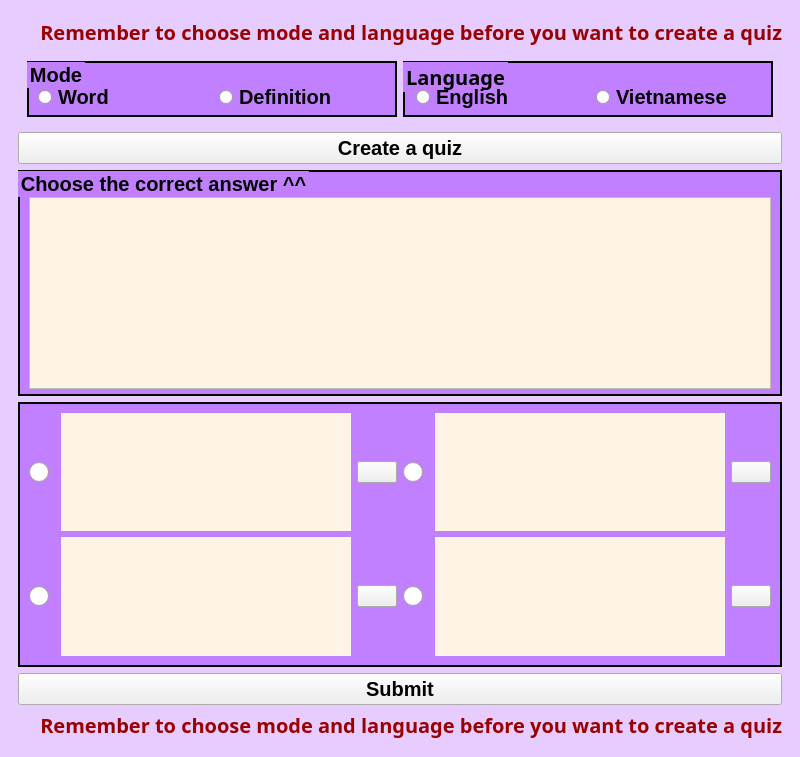
<?xml version="1.0" encoding="UTF-8"?>
<ui version="4.0">
 <class>quizwindow</class>
 <widget class="QMainWindow" name="quizwindow">
  <property name="geometry">
   <rect>
    <x>0</x>
    <y>0</y>
    <width>800</width>
    <height>757</height>
   </rect>
  </property>
  <property name="windowTitle">
   <string>Quiz</string>
  </property>
  <property name="styleSheet">
   <string notr="true">
#groupBox, #groupBox_2, #groupBox_3, #frame{
	font-weight: bold;
	background-color: #c180ff;
	border-width: 2px;
	border-style: solid;
}

#widget{
	background-color: #c180ff;
}

#buttonA, #buttonB, #buttonC, #buttonD{
	color: white;
 	font-weight: bold;
}
#radioButtonEng, #radioButtonViet, #radioButtonDef, #radioButtonWord, #submitButton, #pushButton, #groupBox, #groupBox_2, #groupBox_3{
	font-weight: bold;
	font-family: &quot;Colonna MT&quot;;
	font-size: 20px;
}
#label, #label_2{
	color: #990000;
	font-family: &quot;Colonna MT&quot;;
	font-size: 20px;
}
#pteA, #pteB, #pteC, #pteD, #plainTextEdit{
	background-color: #fff3e6;
	font-family: &quot;Colonna MT&quot;;
	font-size: 20px;
	color: black;	
}
#plainTextEdit{font-weight: bold;}

#centralwidget{
	background-color: #e6ccff;
}
</string>
  </property>
  <widget class="QWidget" name="centralwidget">
   <property name="styleSheet">
    <string notr="true"/>
   </property>
   <layout class="QHBoxLayout" name="horizontalLayout_5">
    <item>
     <widget class="QWidget" name="widget_3" native="true">
      <layout class="QVBoxLayout" name="verticalLayout">
       <item>
        <widget class="QLabel" name="label_2">
         <property name="sizePolicy">
          <sizepolicy hsizetype="Minimum" vsizetype="Minimum">
           <horstretch>0</horstretch>
           <verstretch>0</verstretch>
          </sizepolicy>
         </property>
         <property name="font">
          <font>
           <family>Colonna MT</family>
           <pointsize>-1</pointsize>
           <bold>true</bold>
          </font>
         </property>
         <property name="text">
          <string>Remember to choose mode and language before you want to create a quiz</string>
         </property>
         <property name="alignment">
          <set>Qt::AlignRight|Qt::AlignTrailing|Qt::AlignVCenter</set>
         </property>
        </widget>
       </item>
       <item>
        <widget class="QWidget" name="widget_2" native="true">
         <property name="sizePolicy">
          <sizepolicy hsizetype="Minimum" vsizetype="Preferred">
           <horstretch>0</horstretch>
           <verstretch>0</verstretch>
          </sizepolicy>
         </property>
         <layout class="QHBoxLayout" name="horizontalLayout">
          <item>
           <widget class="QGroupBox" name="groupBox_2">
            <property name="sizePolicy">
             <sizepolicy hsizetype="Minimum" vsizetype="Minimum">
              <horstretch>0</horstretch>
              <verstretch>0</verstretch>
             </sizepolicy>
            </property>
            <property name="title">
             <string>Mode</string>
            </property>
            <layout class="QHBoxLayout" name="horizontalLayout_3">
             <property name="topMargin">
              <number>19</number>
             </property>
             <property name="rightMargin">
              <number>2</number>
             </property>
             <property name="bottomMargin">
              <number>3</number>
             </property>
             <item>
              <widget class="QRadioButton" name="radioButtonWord">
               <property name="text">
                <string>Word</string>
               </property>
              </widget>
             </item>
             <item>
              <widget class="QRadioButton" name="radioButtonDef">
               <property name="text">
                <string>Definition</string>
               </property>
              </widget>
             </item>
            </layout>
           </widget>
          </item>
          <item>
           <widget class="QGroupBox" name="groupBox">
            <property name="sizePolicy">
             <sizepolicy hsizetype="Minimum" vsizetype="Minimum">
              <horstretch>0</horstretch>
              <verstretch>0</verstretch>
             </sizepolicy>
            </property>
            <property name="font">
             <font>
              <family>Colonna MT</family>
              <pointsize>-1</pointsize>
              <bold>true</bold>
              <kerning>true</kerning>
             </font>
            </property>
            <property name="title">
             <string>Language</string>
            </property>
            <property name="alignment">
             <set>Qt::AlignLeading|Qt::AlignLeft|Qt::AlignVCenter</set>
            </property>
            <layout class="QHBoxLayout" name="horizontalLayout_2">
             <property name="leftMargin">
              <number>11</number>
             </property>
             <property name="topMargin">
              <number>19</number>
             </property>
             <property name="rightMargin">
              <number>2</number>
             </property>
             <property name="bottomMargin">
              <number>3</number>
             </property>
             <item>
              <widget class="QRadioButton" name="radioButtonEng">
               <property name="text">
                <string>English</string>
               </property>
              </widget>
             </item>
             <item>
              <widget class="QRadioButton" name="radioButtonViet">
               <property name="text">
                <string>Vietnamese</string>
               </property>
              </widget>
             </item>
            </layout>
           </widget>
          </item>
         </layout>
        </widget>
       </item>
       <item>
        <widget class="QPushButton" name="pushButton">
         <property name="text">
          <string>Create a quiz</string>
         </property>
        </widget>
       </item>
       <item>
        <widget class="QGroupBox" name="groupBox_3">
         <property name="title">
          <string>Choose the correct answer ^^</string>
         </property>
         <layout class="QHBoxLayout" name="horizontalLayout_4">
          <property name="topMargin">
           <number>25</number>
          </property>
          <property name="bottomMargin">
           <number>5</number>
          </property>
          <item>
           <widget class="QPlainTextEdit" name="plainTextEdit">
            <property name="sizePolicy">
             <sizepolicy hsizetype="Minimum" vsizetype="Minimum">
              <horstretch>0</horstretch>
              <verstretch>0</verstretch>
             </sizepolicy>
            </property>
           </widget>
          </item>
         </layout>
        </widget>
       </item>
       <item>
        <widget class="QFrame" name="frame">
         <property name="styleSheet">
          <string notr="true">QRadioButton::indicator
{
	width: 20px;
	height: 20px;
}</string>
         </property>
         <property name="frameShape">
          <enum>QFrame::NoFrame</enum>
         </property>
         <property name="frameShadow">
          <enum>QFrame::Raised</enum>
         </property>
         <layout class="QGridLayout" name="gridLayout_2">
          <item row="1" column="1">
           <widget class="QPlainTextEdit" name="pteC">
            <property name="sizePolicy">
             <sizepolicy hsizetype="Expanding" vsizetype="Expanding">
              <horstretch>0</horstretch>
              <verstretch>0</verstretch>
             </sizepolicy>
            </property>
            <property name="frameShape">
             <enum>QFrame::NoFrame</enum>
            </property>
            <property name="readOnly">
             <bool>true</bool>
            </property>
           </widget>
          </item>
          <item row="0" column="4">
           <widget class="QPlainTextEdit" name="pteB">
            <property name="sizePolicy">
             <sizepolicy hsizetype="Expanding" vsizetype="Expanding">
              <horstretch>0</horstretch>
              <verstretch>0</verstretch>
             </sizepolicy>
            </property>
            <property name="frameShape">
             <enum>QFrame::NoFrame</enum>
            </property>
            <property name="readOnly">
             <bool>true</bool>
            </property>
           </widget>
          </item>
          <item row="1" column="2">
           <widget class="QPushButton" name="pushButtonC">
            <property name="text">
             <string/>
            </property>
            <property name="icon">
             <iconset resource="sources.qrc">
              <normaloff>:/img/img/heart.svg</normaloff>:/img/img/heart.svg</iconset>
            </property>
           </widget>
          </item>
          <item row="1" column="3">
           <widget class="QRadioButton" name="buttonD">
            <property name="sizePolicy">
             <sizepolicy hsizetype="Minimum" vsizetype="Minimum">
              <horstretch>0</horstretch>
              <verstretch>0</verstretch>
             </sizepolicy>
            </property>
            <property name="text">
             <string/>
            </property>
            <property name="iconSize">
             <size>
              <width>20</width>
              <height>20</height>
             </size>
            </property>
            <property name="shortcut">
             <string>Ctrl+S</string>
            </property>
           </widget>
          </item>
          <item row="1" column="0">
           <widget class="QRadioButton" name="buttonC">
            <property name="sizePolicy">
             <sizepolicy hsizetype="Minimum" vsizetype="Expanding">
              <horstretch>0</horstretch>
              <verstretch>0</verstretch>
             </sizepolicy>
            </property>
            <property name="text">
             <string/>
            </property>
           </widget>
          </item>
          <item row="0" column="3">
           <widget class="QRadioButton" name="buttonB">
            <property name="sizePolicy">
             <sizepolicy hsizetype="Minimum" vsizetype="Minimum">
              <horstretch>0</horstretch>
              <verstretch>0</verstretch>
             </sizepolicy>
            </property>
            <property name="text">
             <string/>
            </property>
           </widget>
          </item>
          <item row="0" column="0">
           <widget class="QRadioButton" name="buttonA">
            <property name="sizePolicy">
             <sizepolicy hsizetype="Minimum" vsizetype="Minimum">
              <horstretch>0</horstretch>
              <verstretch>0</verstretch>
             </sizepolicy>
            </property>
            <property name="text">
             <string/>
            </property>
           </widget>
          </item>
          <item row="0" column="1">
           <widget class="QPlainTextEdit" name="pteA">
            <property name="sizePolicy">
             <sizepolicy hsizetype="Expanding" vsizetype="Expanding">
              <horstretch>0</horstretch>
              <verstretch>0</verstretch>
             </sizepolicy>
            </property>
            <property name="frameShape">
             <enum>QFrame::NoFrame</enum>
            </property>
            <property name="readOnly">
             <bool>true</bool>
            </property>
           </widget>
          </item>
          <item row="1" column="4">
           <widget class="QPlainTextEdit" name="pteD">
            <property name="sizePolicy">
             <sizepolicy hsizetype="Expanding" vsizetype="Expanding">
              <horstretch>0</horstretch>
              <verstretch>0</verstretch>
             </sizepolicy>
            </property>
            <property name="frameShape">
             <enum>QFrame::NoFrame</enum>
            </property>
            <property name="readOnly">
             <bool>true</bool>
            </property>
           </widget>
          </item>
          <item row="0" column="2">
           <widget class="QPushButton" name="pushButtonA">
            <property name="text">
             <string/>
            </property>
            <property name="icon">
             <iconset resource="sources.qrc">
              <normaloff>:/img/img/heart.svg</normaloff>:/img/img/heart.svg</iconset>
            </property>
           </widget>
          </item>
          <item row="0" column="5">
           <widget class="QPushButton" name="pushButtonB">
            <property name="text">
             <string/>
            </property>
            <property name="icon">
             <iconset resource="sources.qrc">
              <normaloff>:/img/img/heart.svg</normaloff>:/img/img/heart.svg</iconset>
            </property>
           </widget>
          </item>
          <item row="1" column="5">
           <widget class="QPushButton" name="pushButtonD">
            <property name="text">
             <string/>
            </property>
            <property name="icon">
             <iconset resource="sources.qrc">
              <normaloff>:/img/img/heart.svg</normaloff>:/img/img/heart.svg</iconset>
            </property>
           </widget>
          </item>
         </layout>
        </widget>
       </item>
       <item>
        <widget class="QPushButton" name="submitButton">
         <property name="text">
          <string>Submit</string>
         </property>
        </widget>
       </item>
       <item>
        <widget class="QLabel" name="label">
         <property name="sizePolicy">
          <sizepolicy hsizetype="Minimum" vsizetype="Minimum">
           <horstretch>0</horstretch>
           <verstretch>0</verstretch>
          </sizepolicy>
         </property>
         <property name="font">
          <font>
           <family>Colonna MT</family>
           <pointsize>-1</pointsize>
           <bold>true</bold>
          </font>
         </property>
         <property name="text">
          <string>Remember to choose mode and language before you want to create a quiz</string>
         </property>
         <property name="alignment">
          <set>Qt::AlignRight|Qt::AlignTrailing|Qt::AlignVCenter</set>
         </property>
        </widget>
       </item>
      </layout>
     </widget>
    </item>
   </layout>
  </widget>
  <action name="actionAdd">
   <property name="icon">
    <iconset resource="sources.qrc">
     <normaloff>:/img/img/heart.svg</normaloff>:/img/img/heart.svg</iconset>
   </property>
   <property name="text">
    <string>Add</string>
   </property>
   <property name="toolTip">
    <string>Add the correct word to your favorite list</string>
   </property>
  </action>
 </widget>
 <resources>
  <include location="sources.qrc"/>
 </resources>
 <connections/>
</ui>
